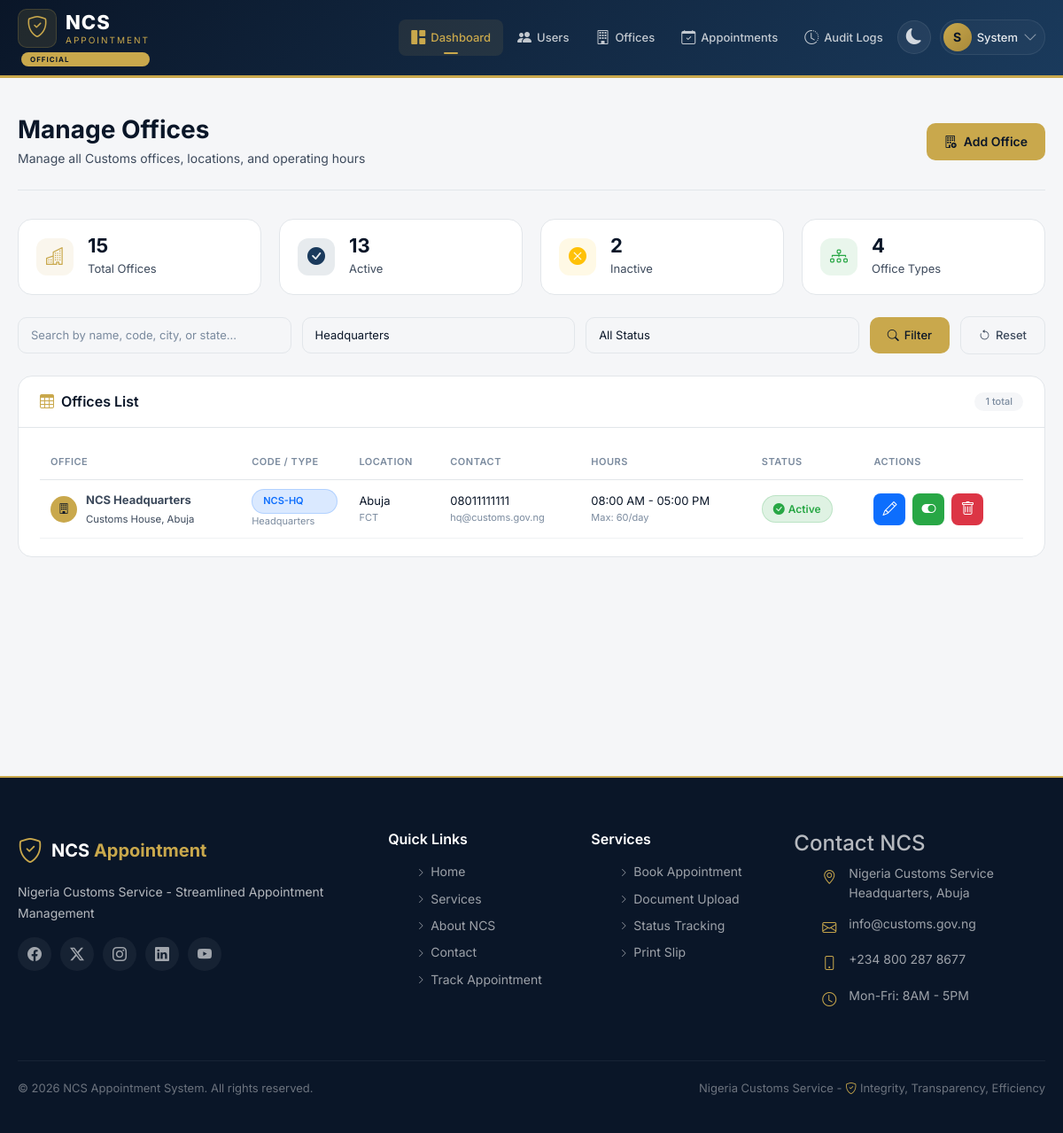
Screenshot of /admin/manage-offices.php?type=headquarters (signed in) with the database file from the repository.
### tables this page shows
CREATE TABLE `offices` (
  `id` int(11) NOT NULL,
  `office_code` varchar(20) NOT NULL,
  `office_name` varchar(100) NOT NULL,
  `office_type` enum('headquarters','zonal','area_command','port','border') NOT NULL,
  `address` text NOT NULL,
  `city` varchar(50) NOT NULL,
  `state` varchar(50) NOT NULL,
  `latitude` decimal(10,8) DEFAULT NULL,
  `longitude` decimal(11,8) DEFAULT NULL,
  `phone` varchar(20) DEFAULT NULL,
  `email` varchar(100) DEFAULT NULL,
  `opening_time` time DEFAULT '08:00:00',
  `closing_time` time DEFAULT '17:00:00',
  `lunch_start` time DEFAULT '12:00:00',
  `lunch_end` time DEFAULT '13:00:00',
  `max_appointments_per_day` int(11) DEFAULT 50,
  `is_active` tinyint(1) DEFAULT 1,
  `created_by` int(11) DEFAULT NULL,
  `created_at` datetime DEFAULT current_timestamp(),
  `updated_at` datetime DEFAULT current_timestamp() ON UPDATE current_timestamp()
);

### admin/manage-offices.php (the view, shortened to what this page needs)
<?php
include_once __DIR__ . '/../includes/header.php';
$page = isset($_GET['page']) ? (int)$_GET['page'] : 1;
$limit = 10;
$offset = ($page - 1) * $limit;
$search = isset($_GET['search']) ? trim($_GET['search']) : '';
$type_filter = isset($_GET['type']) ? trim($_GET['type']) : '';
$where_clauses = [];
$params = [];
$types = "";
if (!empty($type_filter)) {
    $where_clauses[] = "office_type = ?";
    $params[] = $type_filter;
    $types .= "s";
}
$where_sql = !empty($where_clauses) ? "WHERE " . implode(" AND ", $where_clauses) : "";
$count_query = "SELECT COUNT(*) as total FROM offices $where_sql";
$count_stmt = $conn->prepare($count_query);
if (!empty($params)) {
    $count_stmt->bind_param($types, ...$params);
}
$count_stmt->execute();
$count_result = $count_stmt->get_result();
$total_offices = $count_result->fetch_assoc()['total'];
$query = "SELECT id, office_code, office_name, office_type, address, city, state, phone, email,
          opening_time, closing_time, max_appointments_per_day, is_active,
          DATE_FORMAT(created_at, '%b %d, %Y') as created_date
          FROM offices $where_sql ORDER BY created_at DESC LIMIT ? OFFSET ?";
$params[] = $limit;
$params[] = $offset;
$types .= "ii";
$stmt = $conn->prepare($query);
$stmt->bind_param($types, ...$params);
$stmt->execute();
$offices_result = $stmt->get_result();
$types_query = "SELECT DISTINCT office_type FROM offices ORDER BY office_type";
$types_result = $conn->query($types_query);
$total_query = "SELECT COUNT(*) as total FROM offices";
$total_count = $conn->query($total_query)->fetch_assoc()['total'] ?? 0;
$active_query = "SELECT COUNT(*) as total FROM offices WHERE is_active = 1";
$active_count = $conn->query($active_query)->fetch_assoc()['total'] ?? 0;
$inactive_query = "SELECT COUNT(*) as total FROM offices WHERE is_active = 0";
$inactive_count = $conn->query($inactive_query)->fetch_assoc()['total'] ?? 0;
$type_stats_query = "SELECT office_type, COUNT(*) as count FROM offices GROUP BY office_type";
$type_stats_result = $conn->query($type_stats_query);
$type_stats = [];
while ($row = $type_stats_result->fetch_assoc()) {
    $type_stats[$row['office_type']] = $row['count'];
}
?>
<section class="dashboard-section">
    <div class="container">
        <div class="dashboard-header">
            <div>
                <h1 class="dashboard-title">Manage Offices</h1>
                <p class="dashboard-subtitle">Manage all Customs offices, locations, and operating hours</p>
            </div>
            <div class="dashboard-actions">
                <button type="button" class="btn-primary" data-bs-toggle="modal" data-bs-target="#addOfficeModal">
                    <i class="bi bi-building-add"></i>
                    Add Office
                </button>
            </div>
        </div>
        <div class="stats-grid stats-grid-sm">
            <div class="stat-card stat-card-sm">
                <div class="stat-icon stat-icon-offices">
                    <i class="bi bi-buildings"></i>
                </div>
                <div class="stat-info">
                    <span class="stat-value"><?php echo number_format($total_count); ?></span>
                    <span class="stat-label">Total Offices</span>
                </div>
            </div>
            <div class="stat-card stat-card-sm">
                <div class="stat-icon stat-icon-users">
                    <i class="bi bi-check-circle-fill"></i>
                </div>
                <div class="stat-info">
                    <span class="stat-value"><?php echo number_format($active_count); ?></span>
                    <span class="stat-label">Active</span>
                </div>
            </div>
            <div class="stat-card stat-card-sm">
                <div class="stat-icon stat-icon-pending">
                    <i class="bi bi-x-circle-fill"></i>
                </div>
                <div class="stat-info">
                    <span class="stat-value"><?php echo number_format($inactive_count); ?></span>
                    <span class="stat-label">Inactive</span>
                </div>
            </div>
            <div class="stat-card stat-card-sm">
                <div class="stat-icon stat-icon-appointments">
                    <i class="bi bi-diagram-3"></i>
                </div>
                <div class="stat-info">
                    <span class="stat-value"><?php echo count($type_stats); ?></span>
                    <span class="stat-label">Office Types</span>
                </div>
            </div>
        </div>
        <div class="filters-bar">
            <form id="filterForm" class="filters-form">
                <div class="filter-group">
                    <input type="text" name="search" id="searchInput" class="form-control filter-search"
                           placeholder="Search by name, code, city, or state..."
                           value="<?php echo htmlspecialchars($search); ?>">
                </div>
                <div class="filter-group">
                    <select name="type" id="typeFilter" class="form-control filter-select">
                        <?php while ($type = $types_result->fetch_assoc()): ?>
                            <option value="<?php echo $type['office_type']; ?>" <?php echo $type_filter == $type['office_type'] ? 'selected' : ''; ?>>
                                <?php echo ucfirst(str_replace('_', ' ', $type['office_type'])); ?>
                            </option>
                        <?php endwhile; ?>
                    </select>
                </div>
                <div class="filter-group">
                    <select name="status" id="statusFilter" class="form-control filter-select">
                        <option value="">All Status</option>
                    </select>
                </div>
                <button type="submit" class="btn-filter">
                    <i class="bi bi-search"></i> Filter
                </button>
                <a href="<?php echo BASE_URL; ?>/admin/manage-offices.php" class="btn-filter-reset">
                    <i class="bi bi-arrow-counterclockwise"></i> Reset
                </a>
            </form>
        </div>
        <div class="dashboard-card">
            <div class="card-header">
                <h3 class="card-title">
                    <i class="bi bi-table"></i>
                    Offices List
                </h3>
                <span class="card-badge"><?php echo $total_offices; ?> total</span>
            </div>
            <div class="card-body">
                <div class="table-responsive">
                    <table class="table-dashboard">
                        <thead>
                            <tr>
                                <th>Office</th>
                                <th>Code / Type</th>
                                <th>Location</th>
                                <th>Contact</th>
                                <th>Hours</th>
                                <th>Status</th>
                                <th>Actions</th>
                            </tr>
                        </thead>
                        <tbody>
                            <?php if ($offices_result && $offices_result->num_rows > 0): ?>
                                <?php while ($office = $offices_result->fetch_assoc()): ?>
                                    <tr>
                                        <td>
                                            <span class="table-user">
                                                <span class="user-avatar-sm office-avatar">
                                                    <i class="bi bi-building"></i>
                                                </span>
                                                <span>
                                                    <strong><?php echo htmlspecialchars($office['office_name']); ?></strong>
                                                    <div><small><?php echo htmlspecialchars($office['address']); ?></small></div>
                                                </span>
                                            </span>
                                        </td>
                                        <td>
                                            <div class="user-contact">
                                                <span class="status-badge status-officer" style="font-size: 11px;">
                                                    <?php echo htmlspecialchars($office['office_code']); ?>
                                                </span>
                                                <small><?php echo ucfirst(str_replace('_', ' ', $office['office_type'])); ?></small>
                                            </div>
                                        </td>
                                        <td>
                                            <div class="user-contact">
                                                <div><?php echo htmlspecialchars($office['city']); ?></div>
                                                <small><?php echo htmlspecialchars($office['state']); ?></small>
                                            </div>
                                        </td>
                                        <td>
                                            <div class="user-contact">
                                                <div><?php echo htmlspecialchars($office['phone']); ?></div>
                                                <small><?php echo htmlspecialchars($office['email']); ?></small>
                                            </div>
                                        </td>
                                        <td>
                                            <div class="user-contact">
                                                <div><?php echo date('h:i A', strtotime($office['opening_time'])); ?> - <?php echo date('h:i A', strtotime($office['closing_time'])); ?></div>
                                                <small>Max: <?php echo $office['max_appointments_per_day']; ?>/day</small>
                                            </div>
                                        </td>
                                        <td>
                                            <div class="status-wrapper">
                                                <span class="status-badge status-<?php echo $office['is_active'] ? 'active' : 'inactive'; ?>">
                                                    <i class="bi bi-<?php echo $office['is_active'] ? 'check-circle-fill' : 'x-circle-fill'; ?>"></i>
                                                    <?php echo $office['is_active'] ? 'Active' : 'Inactive'; ?>
                                                </span>
                                            </div>
                                        </td>
                                        <td>
                                            <div class="action-buttons">
                                                <button type="button" class="btn-action btn-edit"
                                                        data-id="<?php echo $office['id']; ?>"
                                                        data-code="<?php echo htmlspecialchars($office['office_code']); ?>"
                                                        data-name="<?php echo htmlspecialchars($office['office_name']); ?>"
                                                        data-type="<?php echo $office['office_type']; ?>"
                                                        data-address="<?php echo htmlspecialchars($office['address']); ?>"
                                                        data-city="<?php echo htmlspecialchars($office['city']); ?>"
                                                        data-state="<?php echo htmlspecialchars($office['state']); ?>"
                                                        data-phone="<?php echo htmlspecialchars($office['phone']); ?>"
                                                        data-email="<?php echo htmlspecialchars($office['email']); ?>"
                                                        data-opening="<?php echo $office['opening_time']; ?>"
                                                        data-closing="<?php echo $office['closing_time']; ?>"
                                                        data-max="<?php echo $office['max_appointments_per_day']; ?>"
                                                        data-active="<?php echo $office['is_active']; ?>"
                                                        title="Edit Office">
                                                    <i class="bi bi-pencil"></i>
                                                </button>
                                                <button type="button" class="btn-action btn-toggle-status <?php echo $office['is_active'] ? 'active' : 'inactive'; ?>"
                                                        data-id="<?php echo $office['id']; ?>"
                                                        data-name="<?php echo htmlspecialchars($office['office_name']); ?>"
                                                        data-active="<?php echo $office['is_active']; ?>"
                                                        title="<?php echo $office['is_active'] ? 'Deactivate Office' : 'Activate Office'; ?>">
                                                    <i class="bi bi-<?php echo $office['is_active'] ? 'toggle-on' : 'toggle-off'; ?>"></i>
                                                </button>
                                                <button type="button" class="btn-action btn-delete"
                                                        data-id="<?php echo $office['id']; ?>"
                                                        data-name="<?php echo htmlspecialchars($office['office_name']); ?>"
                                                        title="Delete Office">
                                                    <i class="bi bi-trash"></i>
                                                </button>
                                            </div>
                                        </td>
                                    </tr>
                                <?php endwhile; ?>
                            <?php endif; ?>
                        </tbody>
                    </table>
                </div>
            </div>
        </div>
    </div>
</section>
<?php include_once __DIR__ . '/../includes/footer.php'; ?>
</body>
</html>

### rows the page displays
offices: office_name "NCS Headquarters", address "Customs House, Abuja", office_code "NCS-HQ", office_type "Headquarters", city "Abuja", state "FCT", phone "08011111111", email "hq@customs.gov.ng", opening_time "08:00 AM", closing_time "05:00 PM", max_appointments_per_day "60", is_active 1 (drawn)

### other values shown
$userInitial "S"
$user_fullname "System"
$total_count "15"
$active_count "13"
$inactive_count "2"
count($type_stats) "4"
$total_offices "1"
SITE_TAGLINE "Nigeria Customs Service - Streamlined Appointment Management"
SITE_NAME "NCS Appointment System"
form field type "Headquarters"
